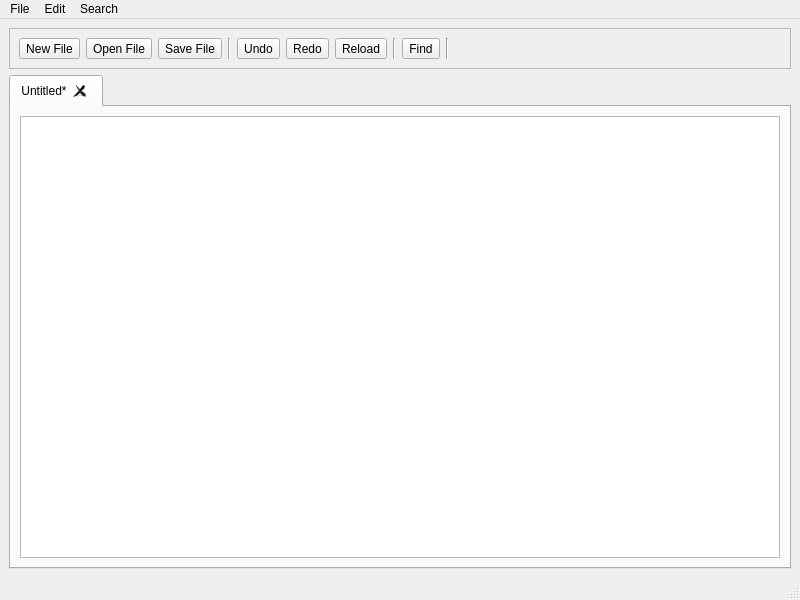
<?xml version="1.0" encoding="UTF-8"?>
<ui version="4.0">
 <class>main_window</class>
 <widget class="QMainWindow" name="main_window">
  <property name="windowModality">
   <enum>Qt::NonModal</enum>
  </property>
  <property name="geometry">
   <rect>
    <x>0</x>
    <y>0</y>
    <width>800</width>
    <height>600</height>
   </rect>
  </property>
  <property name="windowTitle">
   <string>Inkpad</string>
  </property>
  <property name="windowIcon">
   <iconset resource="main.qrc">
    <normaloff>:/images/icons/Designcontest-Vintage-Ink-Pen-2.ico</normaloff>:/images/icons/Designcontest-Vintage-Ink-Pen-2.ico</iconset>
  </property>
  <widget class="QWidget" name="centralwidget">
   <layout class="QGridLayout" name="gridLayout">
    <item row="0" column="0">
     <widget class="QFrame" name="tool_frame">
      <property name="frameShape">
       <enum>QFrame::StyledPanel</enum>
      </property>
      <property name="frameShadow">
       <enum>QFrame::Raised</enum>
      </property>
      <layout class="QHBoxLayout" name="horizontalLayout">
       <item>
        <widget class="QToolButton" name="tool_newfile">
         <property name="text">
          <string>New File</string>
         </property>
         <property name="icon">
          <iconset resource="main.qrc">
           <normaloff>:/images/icons/Document-new-icon.png</normaloff>:/images/icons/Document-new-icon.png</iconset>
         </property>
         <property name="iconSize">
          <size>
           <width>32</width>
           <height>32</height>
          </size>
         </property>
         <property name="toolButtonStyle">
          <enum>Qt::ToolButtonIconOnly</enum>
         </property>
        </widget>
       </item>
       <item>
        <widget class="QToolButton" name="tool_openfile">
         <property name="text">
          <string>Open File</string>
         </property>
         <property name="icon">
          <iconset resource="main.qrc">
           <normaloff>:/images/icons/Folder-icon.png</normaloff>:/images/icons/Folder-icon.png</iconset>
         </property>
         <property name="iconSize">
          <size>
           <width>32</width>
           <height>32</height>
          </size>
         </property>
         <property name="checkable">
          <bool>false</bool>
         </property>
         <property name="toolButtonStyle">
          <enum>Qt::ToolButtonIconOnly</enum>
         </property>
        </widget>
       </item>
       <item>
        <widget class="QToolButton" name="tool_savefile">
         <property name="text">
          <string>Save File</string>
         </property>
         <property name="icon">
          <iconset resource="main.qrc">
           <normaloff>:/images/icons/Actions-document-save-icon.png</normaloff>:/images/icons/Actions-document-save-icon.png</iconset>
         </property>
         <property name="iconSize">
          <size>
           <width>32</width>
           <height>32</height>
          </size>
         </property>
        </widget>
       </item>
       <item>
        <widget class="Line" name="line">
         <property name="orientation">
          <enum>Qt::Vertical</enum>
         </property>
        </widget>
       </item>
       <item>
        <widget class="QToolButton" name="tool_undo">
         <property name="text">
          <string>Undo</string>
         </property>
         <property name="icon">
          <iconset resource="main.qrc">
           <normaloff>:/images/icons/Very-Basic-Undo-icon.png</normaloff>:/images/icons/Very-Basic-Undo-icon.png</iconset>
         </property>
         <property name="iconSize">
          <size>
           <width>32</width>
           <height>32</height>
          </size>
         </property>
        </widget>
       </item>
       <item>
        <widget class="QToolButton" name="tool_redo">
         <property name="text">
          <string>Redo</string>
         </property>
         <property name="icon">
          <iconset resource="main.qrc">
           <normaloff>:/images/icons/Very-Basic-Redo-icon.png</normaloff>:/images/icons/Very-Basic-Redo-icon.png</iconset>
         </property>
         <property name="iconSize">
          <size>
           <width>32</width>
           <height>32</height>
          </size>
         </property>
        </widget>
       </item>
       <item>
        <widget class="QToolButton" name="tool_refresh">
         <property name="text">
          <string>Reload</string>
         </property>
         <property name="icon">
          <iconset resource="main.qrc">
           <normaloff>:/images/icons/Very-Basic-Reload-icon.png</normaloff>:/images/icons/Very-Basic-Reload-icon.png</iconset>
         </property>
         <property name="iconSize">
          <size>
           <width>32</width>
           <height>32</height>
          </size>
         </property>
        </widget>
       </item>
       <item>
        <widget class="Line" name="line_2">
         <property name="orientation">
          <enum>Qt::Vertical</enum>
         </property>
        </widget>
       </item>
       <item>
        <widget class="QToolButton" name="tool_search">
         <property name="text">
          <string>Find</string>
         </property>
         <property name="icon">
          <iconset resource="main.qrc">
           <normaloff>:/images/icons/search-icon.png</normaloff>:/images/icons/search-icon.png</iconset>
         </property>
         <property name="iconSize">
          <size>
           <width>32</width>
           <height>32</height>
          </size>
         </property>
        </widget>
       </item>
       <item>
        <widget class="Line" name="line_3">
         <property name="orientation">
          <enum>Qt::Vertical</enum>
         </property>
        </widget>
       </item>
       <item>
        <spacer name="horizontalSpacer">
         <property name="orientation">
          <enum>Qt::Horizontal</enum>
         </property>
         <property name="sizeHint" stdset="0">
          <size>
           <width>410</width>
           <height>20</height>
          </size>
         </property>
        </spacer>
       </item>
      </layout>
     </widget>
    </item>
    <item row="1" column="0">
     <widget class="QTabWidget" name="content_tab">
      <property name="tabPosition">
       <enum>QTabWidget::North</enum>
      </property>
      <property name="tabShape">
       <enum>QTabWidget::Rounded</enum>
      </property>
      <property name="currentIndex">
       <number>0</number>
      </property>
      <property name="elideMode">
       <enum>Qt::ElideNone</enum>
      </property>
      <property name="documentMode">
       <bool>false</bool>
      </property>
      <property name="tabsClosable">
       <bool>true</bool>
      </property>
      <property name="movable">
       <bool>true</bool>
      </property>
      <property name="tabBarAutoHide">
       <bool>false</bool>
      </property>
      <widget class="QWidget" name="tab">
       <attribute name="title">
        <string>Untitled*</string>
       </attribute>
       <layout class="QGridLayout" name="gridLayout_2">
        <item row="0" column="0" colspan="2">
         <widget class="QPlainTextEdit" name="content_edit">
          <property name="cursor" stdset="0">
           <cursorShape>IBeamCursor</cursorShape>
          </property>
          <property name="mouseTracking">
           <bool>false</bool>
          </property>
          <property name="documentTitle">
           <string/>
          </property>
          <property name="plainText">
           <string/>
          </property>
          <property name="overwriteMode">
           <bool>false</bool>
          </property>
          <property name="backgroundVisible">
           <bool>false</bool>
          </property>
          <property name="placeholderText">
           <string>Start Typing....</string>
          </property>
         </widget>
        </item>
       </layout>
      </widget>
     </widget>
    </item>
   </layout>
  </widget>
  <widget class="QMenuBar" name="menubar">
   <property name="geometry">
    <rect>
     <x>0</x>
     <y>0</y>
     <width>800</width>
     <height>30</height>
    </rect>
   </property>
   <widget class="QMenu" name="menuFile">
    <property name="title">
     <string>File</string>
    </property>
    <addaction name="actionNew"/>
    <addaction name="actionOpen"/>
    <addaction name="actionSave"/>
    <addaction name="actionSave_As"/>
    <addaction name="separator"/>
    <addaction name="actionPrint"/>
    <addaction name="separator"/>
    <addaction name="actionQuit"/>
   </widget>
   <widget class="QMenu" name="menuEdit">
    <property name="title">
     <string>Edit</string>
    </property>
    <addaction name="actionUndo"/>
    <addaction name="actionRedo"/>
    <addaction name="separator"/>
    <addaction name="actionCut"/>
    <addaction name="actionCopy"/>
    <addaction name="actionPaste"/>
    <addaction name="separator"/>
    <addaction name="actionDelete"/>
    <addaction name="separator"/>
   </widget>
   <widget class="QMenu" name="menuSearch">
    <property name="title">
     <string>Search</string>
    </property>
    <addaction name="actionFind"/>
    <addaction name="actionReplace"/>
   </widget>
   <addaction name="menuFile"/>
   <addaction name="menuEdit"/>
   <addaction name="menuSearch"/>
  </widget>
  <widget class="QStatusBar" name="statusBar"/>
  <action name="actionNew">
   <property name="text">
    <string>New</string>
   </property>
  </action>
  <action name="actionOpen">
   <property name="text">
    <string>Open</string>
   </property>
  </action>
  <action name="actionSave">
   <property name="text">
    <string>Save</string>
   </property>
  </action>
  <action name="actionSave_As">
   <property name="text">
    <string>Save As...</string>
   </property>
  </action>
  <action name="actionPrint">
   <property name="text">
    <string>Print</string>
   </property>
  </action>
  <action name="actionQuit">
   <property name="text">
    <string>Quit</string>
   </property>
  </action>
  <action name="actionUndo">
   <property name="text">
    <string>Undo</string>
   </property>
  </action>
  <action name="actionRedo">
   <property name="text">
    <string>Redo</string>
   </property>
  </action>
  <action name="actionCut">
   <property name="text">
    <string>Cut</string>
   </property>
  </action>
  <action name="actionCopy">
   <property name="text">
    <string>Copy</string>
   </property>
  </action>
  <action name="actionPaste">
   <property name="text">
    <string>Paste</string>
   </property>
  </action>
  <action name="actionDelete">
   <property name="text">
    <string>Delete</string>
   </property>
  </action>
  <action name="actionFind">
   <property name="text">
    <string>Find</string>
   </property>
  </action>
  <action name="actionReplace">
   <property name="text">
    <string>Replace</string>
   </property>
  </action>
 </widget>
 <resources>
  <include location="main.qrc"/>
 </resources>
 <connections/>
</ui>
